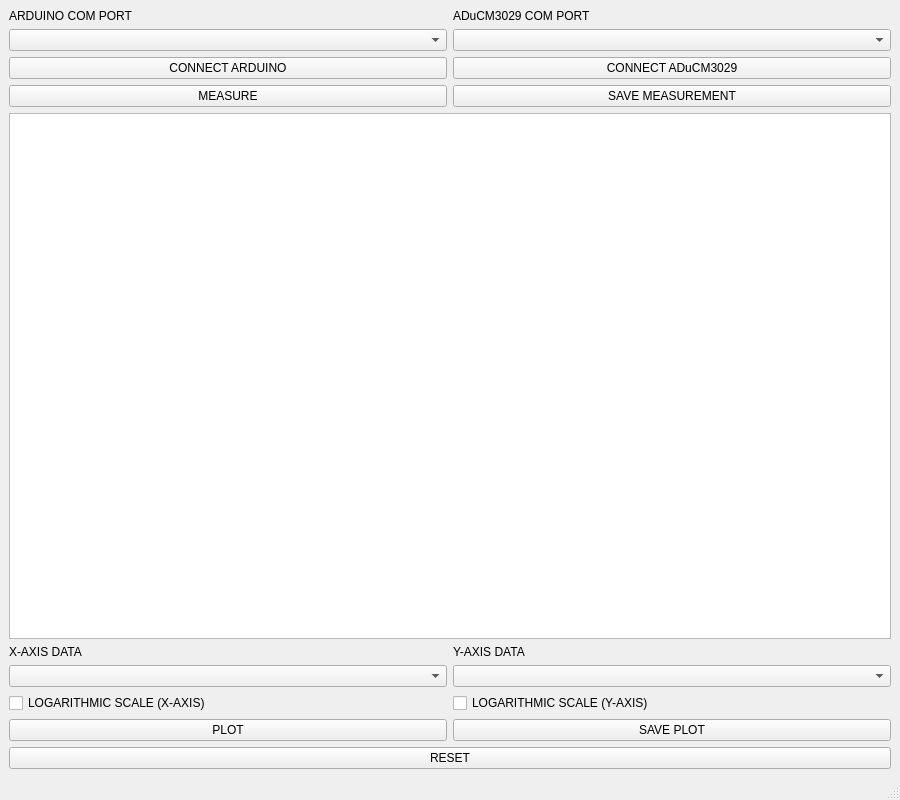
<?xml version="1.0" encoding="UTF-8"?>
<ui version="4.0">
 <class>Electronic</class>
 <widget class="QMainWindow" name="Electronic">
  <property name="geometry">
   <rect>
    <x>0</x>
    <y>0</y>
    <width>900</width>
    <height>800</height>
   </rect>
  </property>
  <property name="minimumSize">
   <size>
    <width>0</width>
    <height>0</height>
   </size>
  </property>
  <property name="maximumSize">
   <size>
    <width>16777215</width>
    <height>16777215</height>
   </size>
  </property>
  <property name="windowTitle">
   <string>MainWindow</string>
  </property>
  <widget class="QWidget" name="centralwidget">
   <layout class="QHBoxLayout" name="horizontalLayout">
    <item>
     <layout class="QVBoxLayout" name="verticalLayout1">
      <item>
       <layout class="QGridLayout" name="gridLayout1">
        <item row="3" column="2">
         <widget class="QPushButton" name="pushButton4">
          <property name="sizePolicy">
           <sizepolicy hsizetype="Minimum" vsizetype="Preferred">
            <horstretch>0</horstretch>
            <verstretch>0</verstretch>
           </sizepolicy>
          </property>
          <property name="text">
           <string>SAVE MEASUREMENT</string>
          </property>
         </widget>
        </item>
        <item row="3" column="1">
         <widget class="QPushButton" name="pushButton3">
          <property name="sizePolicy">
           <sizepolicy hsizetype="Minimum" vsizetype="Preferred">
            <horstretch>0</horstretch>
            <verstretch>0</verstretch>
           </sizepolicy>
          </property>
          <property name="text">
           <string>MEASURE</string>
          </property>
         </widget>
        </item>
        <item row="1" column="2">
         <widget class="QComboBox" name="comboBox2"/>
        </item>
        <item row="2" column="1">
         <widget class="QPushButton" name="pushButton1">
          <property name="sizePolicy">
           <sizepolicy hsizetype="Preferred" vsizetype="Fixed">
            <horstretch>0</horstretch>
            <verstretch>0</verstretch>
           </sizepolicy>
          </property>
          <property name="text">
           <string>CONNECT ARDUINO</string>
          </property>
         </widget>
        </item>
        <item row="1" column="1">
         <widget class="QComboBox" name="comboBox1"/>
        </item>
        <item row="0" column="1">
         <widget class="QLabel" name="label1">
          <property name="text">
           <string>ARDUINO COM PORT </string>
          </property>
         </widget>
        </item>
        <item row="2" column="2">
         <widget class="QPushButton" name="pushButton2">
          <property name="sizePolicy">
           <sizepolicy hsizetype="Preferred" vsizetype="Fixed">
            <horstretch>0</horstretch>
            <verstretch>0</verstretch>
           </sizepolicy>
          </property>
          <property name="text">
           <string>CONNECT ADuCM3029</string>
          </property>
         </widget>
        </item>
        <item row="0" column="2">
         <widget class="QLabel" name="label2">
          <property name="text">
           <string>ADuCM3029 COM PORT</string>
          </property>
         </widget>
        </item>
       </layout>
      </item>
      <item>
       <widget class="QListWidget" name="listWidget">
        <property name="sizePolicy">
         <sizepolicy hsizetype="Preferred" vsizetype="Expanding">
          <horstretch>0</horstretch>
          <verstretch>0</verstretch>
         </sizepolicy>
        </property>
       </widget>
      </item>
      <item>
       <layout class="QGridLayout" name="gridLayout2">
        <item row="1" column="0">
         <widget class="QComboBox" name="comboBox3"/>
        </item>
        <item row="1" column="1">
         <widget class="QComboBox" name="comboBox4"/>
        </item>
        <item row="0" column="1">
         <widget class="QLabel" name="label4">
          <property name="text">
           <string>Y-AXIS DATA</string>
          </property>
         </widget>
        </item>
        <item row="3" column="1">
         <widget class="QPushButton" name="pushButton6">
          <property name="sizePolicy">
           <sizepolicy hsizetype="Preferred" vsizetype="Fixed">
            <horstretch>0</horstretch>
            <verstretch>0</verstretch>
           </sizepolicy>
          </property>
          <property name="text">
           <string>SAVE PLOT</string>
          </property>
         </widget>
        </item>
        <item row="3" column="0">
         <widget class="QPushButton" name="pushButton5">
          <property name="sizePolicy">
           <sizepolicy hsizetype="Preferred" vsizetype="Fixed">
            <horstretch>0</horstretch>
            <verstretch>0</verstretch>
           </sizepolicy>
          </property>
          <property name="text">
           <string>PLOT</string>
          </property>
         </widget>
        </item>
        <item row="0" column="0">
         <widget class="QLabel" name="label3">
          <property name="text">
           <string>X-AXIS DATA</string>
          </property>
         </widget>
        </item>
        <item row="2" column="0">
         <widget class="QCheckBox" name="checkBox1">
          <property name="sizePolicy">
           <sizepolicy hsizetype="Preferred" vsizetype="Fixed">
            <horstretch>0</horstretch>
            <verstretch>0</verstretch>
           </sizepolicy>
          </property>
          <property name="text">
           <string>LOGARITHMIC SCALE (X-AXIS)</string>
          </property>
         </widget>
        </item>
        <item row="2" column="1">
         <widget class="QCheckBox" name="checkBox2">
          <property name="sizePolicy">
           <sizepolicy hsizetype="Preferred" vsizetype="Fixed">
            <horstretch>0</horstretch>
            <verstretch>0</verstretch>
           </sizepolicy>
          </property>
          <property name="text">
           <string>LOGARITHMIC SCALE (Y-AXIS)</string>
          </property>
         </widget>
        </item>
       </layout>
      </item>
      <item>
       <widget class="QPushButton" name="pushButton7">
        <property name="sizePolicy">
         <sizepolicy hsizetype="Preferred" vsizetype="Fixed">
          <horstretch>0</horstretch>
          <verstretch>0</verstretch>
         </sizepolicy>
        </property>
        <property name="text">
         <string>RESET</string>
        </property>
       </widget>
      </item>
     </layout>
    </item>
    <item>
     <layout class="QVBoxLayout" name="verticalLayout2"/>
    </item>
   </layout>
  </widget>
  <widget class="QMenuBar" name="menubar">
   <property name="geometry">
    <rect>
     <x>0</x>
     <y>0</y>
     <width>900</width>
     <height>21</height>
    </rect>
   </property>
  </widget>
  <widget class="QStatusBar" name="statusbar"/>
 </widget>
 <resources/>
 <connections/>
</ui>
